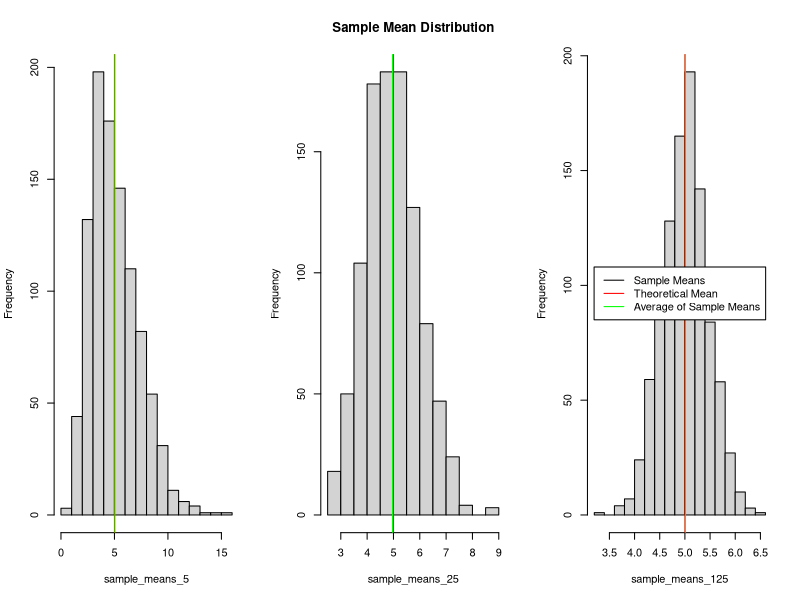
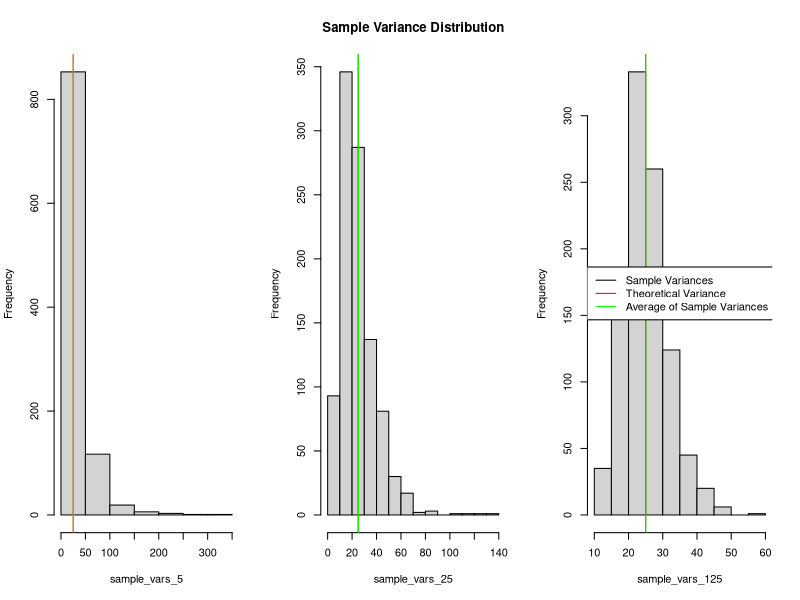
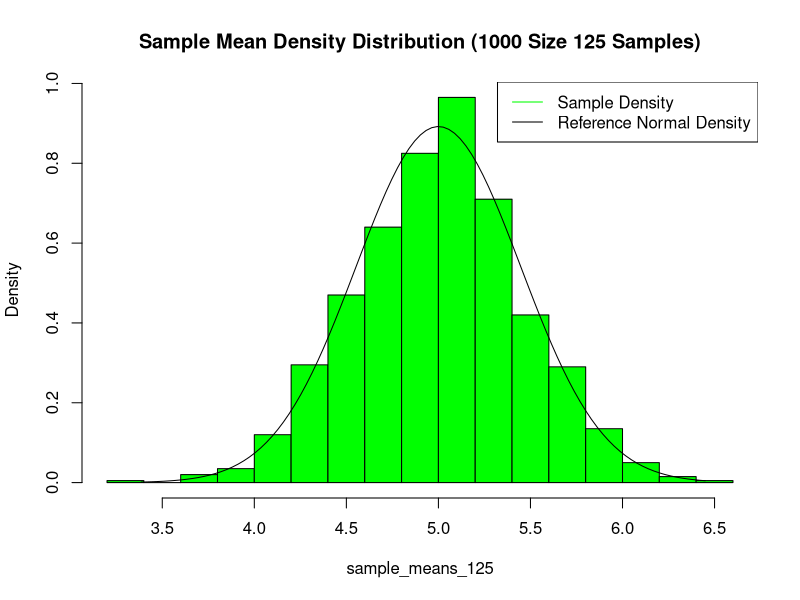
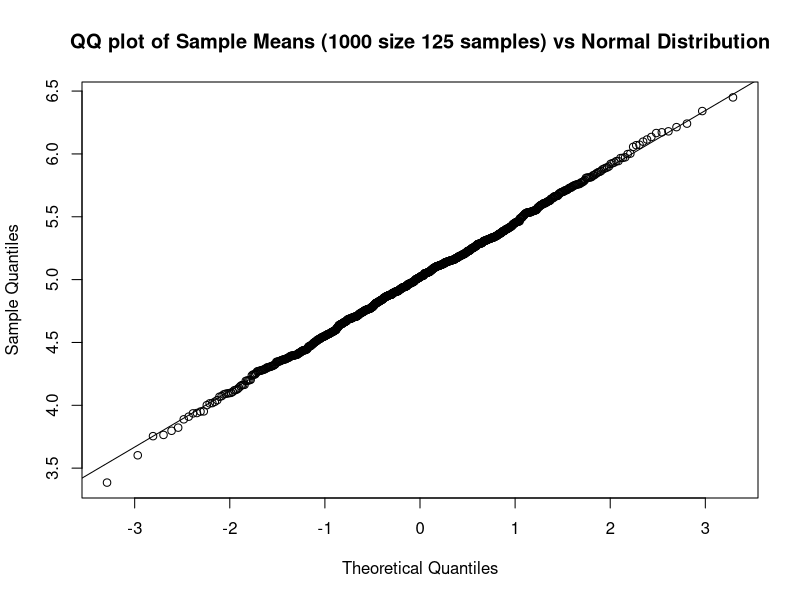

The R script that drew these images, in order:
## ---- chunk 1
knitr::opts_chunk$set(echo = TRUE)
## ---- chunk 2
lambda <- 0.2
## ---- chunk 3

n <- 5

# Setting fixed seed first for reproducibility.
set.seed(123)

samples_5 <- matrix(data = rexp(n*1000, rate = lambda), nrow = n, ncol = 1000)

set.seed(321)
samples_25 <- matrix(data = rexp(n^2*1000, rate = lambda), nrow = n^2, ncol = 1000)

set.seed(132)
samples_125 <- matrix(data = rexp(n^3*1000, rate = lambda), nrow = n^3, ncol = 1000)
## ---- chunk 4

sample_means_5 <- apply(samples_5, 2, mean)
sample_vars_5 <- apply(samples_5, 2, var)

sample_means_25 <- apply(samples_25, 2, mean)
sample_vars_25 <- apply(samples_25, 2, var)

sample_means_125 <- apply(samples_125, 2, mean)
sample_vars_125 <- apply(samples_125, 2, var)
## ---- chunk 5
mean_t <- 1/lambda
var_t <- 1/lambda^2
## ---- chunk 6
par(mfrow = c(1,3))
hist(sample_means_5, main = '')
abline(v = mean_t, col = 'red')
mean_5 <- mean(sample_means_5)
abline(v = mean_5, col = 'green')

hist(sample_means_25, main = 'Sample Mean Distribution')
abline(v = mean_t, col = 'red')
mean_25 <- mean(sample_means_25)
abline(v = mean_25, col = 'green')

hist(sample_means_125, main = '')
abline(v = mean_t, col = 'red')
mean_125 <- mean(sample_means_125)
abline(v = mean_125, col = 'green')
legend('center', c('Sample Means', 'Theoretical Mean', 'Average of Sample Means'), lty = c(1,1,1), col = c('black', 'red', 'green'))
## ---- chunk 7
par(mfrow = c(1,3))
hist(sample_vars_5, main = '')
abline(v = var_t, col = 'red')
var_5 <- mean(sample_vars_5)
abline(v = var_5, col = 'green')

hist(sample_vars_25, main = 'Sample Variance Distribution')
abline(v = var_t, col = 'red')
var_25 <- mean(sample_vars_25)
abline(v = var_25, col = 'green')

hist(sample_vars_125, main = '')
abline(v = var_t, col = 'red')
var_125 <- mean(sample_vars_125)
abline(v = var_125, col = 'green')
legend('center', c('Sample Variances', 'Theoretical Variance', 'Average of Sample Variances'), lty = c(1,1,1), col = c('black', 'red', 'green'))
## ---- chunk 8
# creating reference normal distribution
x = seq(from = min(sample_means_125), to = max(sample_means_125), length.out = 100)
ref_means = dnorm(x, mean = mean_t, sd = sqrt(var_t/125))

par(mfrow = c(1, 1))

hist(sample_means_125, breaks = 20, prob = TRUE, main = 'Sample Mean Density Distribution (1000 Size 125 Samples)', col = 'green')
lines(x, ref_means)
legend('topright', c('Sample Density', 'Reference Normal Density'), lty = c(1, 1), col = c('green', 'black'))

## ---- chunk 9
qqnorm(sample_means_125, main = 'QQ plot of Sample Means (1000 size 125 samples) vs Normal Distribution')
qqline(sample_means_125)

